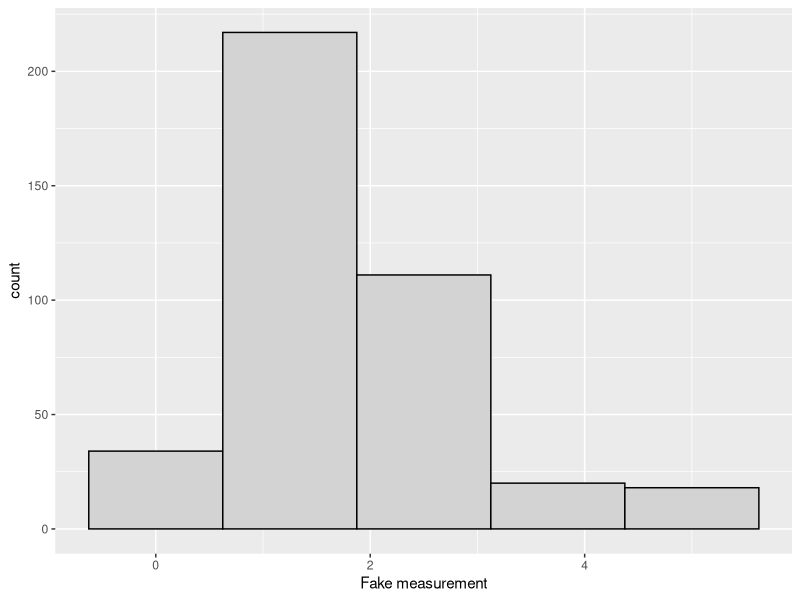

Reproduce this figure in R.
## ---- chunk 1
possible_outcomes <- c(0, 1, 2, 3, 4, 5)
outcome_probabilities <- c(0.1, 0.5, 0.2, 0.1, 0.05, 0.05)
n_data_points <- 400

set.seed(1)
fake_data_points <- sample(possible_outcomes,
                          n_data_points,
                          replace=T,
                          prob=outcome_probabilities)
set.seed(NULL)

fake_data_set <- tibble::data_frame(`Fake measurement`=fake_data_points)
## ---- chunk 2
ggplot2::ggplot(fake_data_set, ggplot2::aes(x=`Fake measurement`)) +
ggplot2::geom_histogram(bins=5, colour="black", fill="lightgrey")
